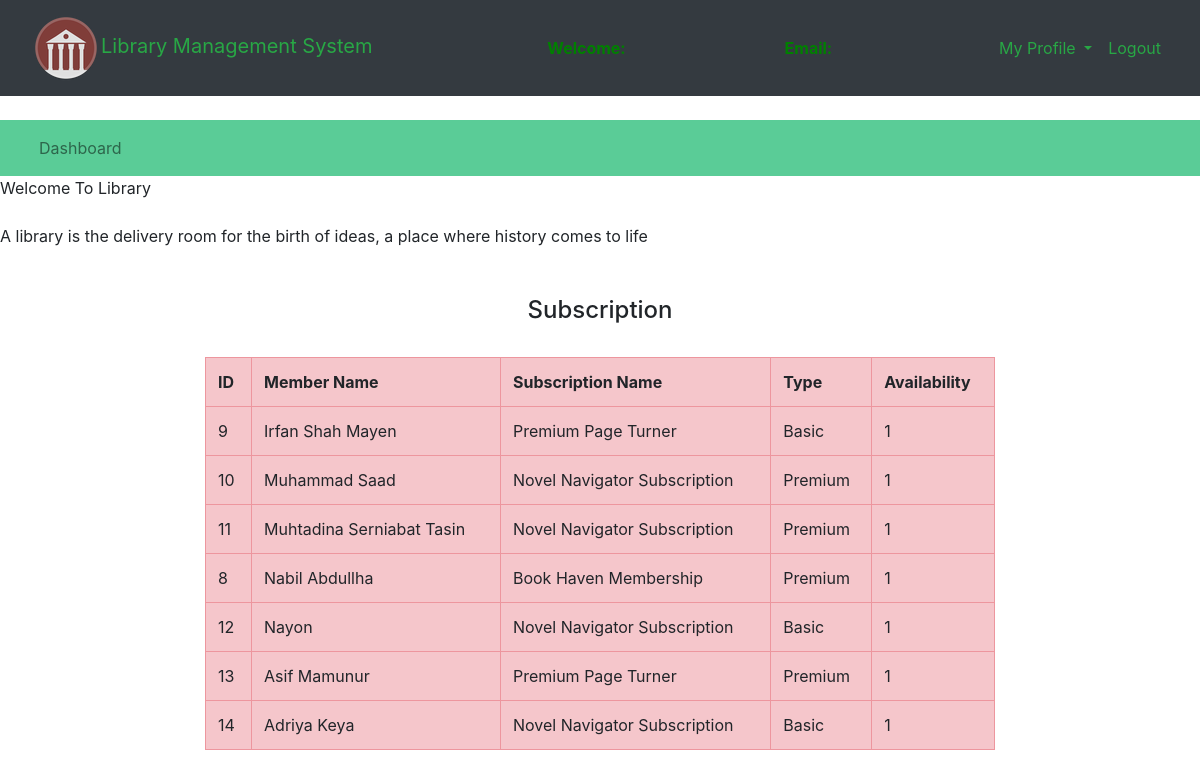
/librarians/subscription/see_subscribtion.php, run on the app's committed database.
### tables this page shows
CREATE TABLE `library_subscription` (
  `sub_id` int(11) NOT NULL,
  `id` int(11) NOT NULL,
  `sname` varchar(50) NOT NULL,
  `type` varchar(50) NOT NULL,
  `availability` tinyint(1) NOT NULL
);

CREATE TABLE `users` (
  `id` int(11) NOT NULL,
  `std_image` varchar(400) NOT NULL,
  `name` varchar(50) NOT NULL,
  `email` varchar(100) NOT NULL,
  `password` varchar(100) NOT NULL,
  `mobile` int(10) NOT NULL,
  `address` varchar(250) NOT NULL
);

### librarians/subscription/see_subscribtion.php (the view, shortened to what this page needs)
<?php
	$connection = mysqli_connect("localhost","root","");
	$query ="select * from library_subscription inner join users on library_subscription.id=users.id";
?>
<!DOCTYPE html>
<html>
<head>
	<link rel="stylesheet" type="text/css" href="../../bootstrap-4.4.1/css/bootstrap.min.css">
</head>
<body>
	<nav class="navbar navbar-expand-lg navbar-dark bg-dark">
		<div class="container-fluid">
			<div class="navbar-header">
				<a class="navbar-brand text-success" href="librarians_dashboard.php"><img class="logo" src="../logo.png">Library Management System </a>
			</div>
			<font style="color: green"><span><strong>Welcome: <?php echo $_SESSION['name']; ?></strong></span></font>
			<font style="color: green"><span><strong>Email: <?php echo $_SESSION['email']; ?></strong></font>
			<ul class="nav navbar-nav navbar-right">
				<li class="nav-item dropdown navbar-dark bg-company-red ">
					<a class="nav-link dropdown-toggle text-success" data-toggle="dropdown">My Profile </a>
				</li>
				<li class="nav-item">
					<a class="nav-link text-success" href="../logout.php">Logout</a>
				</li>
			</ul>
		</div>
	</nav><br>
	<nav class="navbar navbar-expand-lg navbar-light" style="background-color: #5ACC97">
		<div class="container-fluid">
		    <ul class="nav navbar-nav navbar-center">
		      <li class="nav-item">
		        <a class="nav-link" href="librarians_dashboard.php">Dashboard</a>
		      </li>
		    </ul>
		</div>
	</nav>
	<span>
		<marquee direction="left" bgcolor="pink" text-success>Welcome To Library </marquee>
	</span><br>
	<span>
		<marquee direction="right" bgcolor="yellow" text-success>A library is the delivery room for the birth of ideas, a place where history comes to life</marquee>
	</span><br><br>
	<center>
		<h4>Subscription</h4><br>
	</center>
	<div class="row">
		<div class="col-md-2"></div>
		<div class="col-md-8">
			<form>
			<table class="table table-bordered table-danger table-hover">
                <tr>
							<th> ID </th>
                            <th>Member Name</th>
							<th>Subscription Name</th>
							<th>Type</th>
							<th>Availability</th>
						</tr>
					<?php
					$query_run = mysqli_query($connection, $query);
					while ($row = mysqli_fetch_assoc($query_run)) {
                        $sub_id  = $row['sub_id'];
                        $name=$row['name'];
                        $sname	 = $row['sname'];
						$type = $row['type'];
                        $availability = $row['availability'];
					?>
						<tr>
							<td><?php echo $sub_id; ?></td>
							<td><?php echo $name; ?></td>
                            <td><?php echo $sname; ?></td>
                            <td><?php echo $type; ?></td>
                            <td><?php echo $availability; ?></td>
						</tr>
					<?php
					}
					?>
				</table>
			</form>
		</div>
		<div class="col-md-2"></div>
	</div>
</body>
</html>

### data on the page
library_subscription: sub "9", id.name "Irfan Shah Mayen", sname "Premium Page Turner", type "Basic", availability "1"
library_subscription: sub "10", id.name "Muhammad Saad", sname "Novel Navigator Subscription", type "Premium", availability "1"
library_subscription: sub "11", id.name "Muhtadina Serniabat Tasin", sname "Novel Navigator Subscription", type "Premium", availability "1"
library_subscription: sub "8", id.name "Nabil Abdullha", sname "Book Haven Membership", type "Premium", availability "1"
library_subscription: sub "12", id.name "Nayon", sname "Novel Navigator Subscription", type "Basic", availability "1"
library_subscription: sub "13", id.name "Asif Mamunur", sname "Premium Page Turner", type "Premium", availability "1"
library_subscription: sub "14", id.name "Adriya Keya", sname "Novel Navigator Subscription", type "Basic", availability "1"
